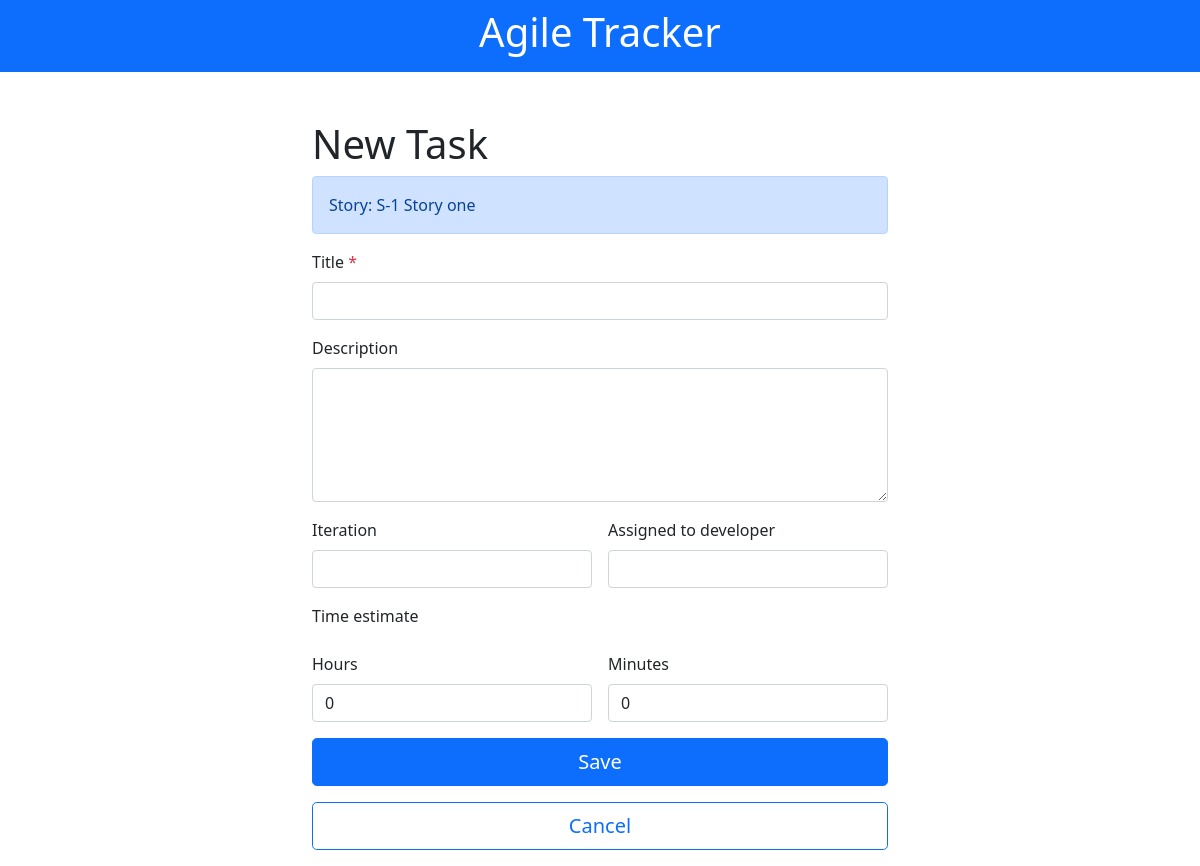
The page /task/create?story_id=1 on the database as committed earlier.
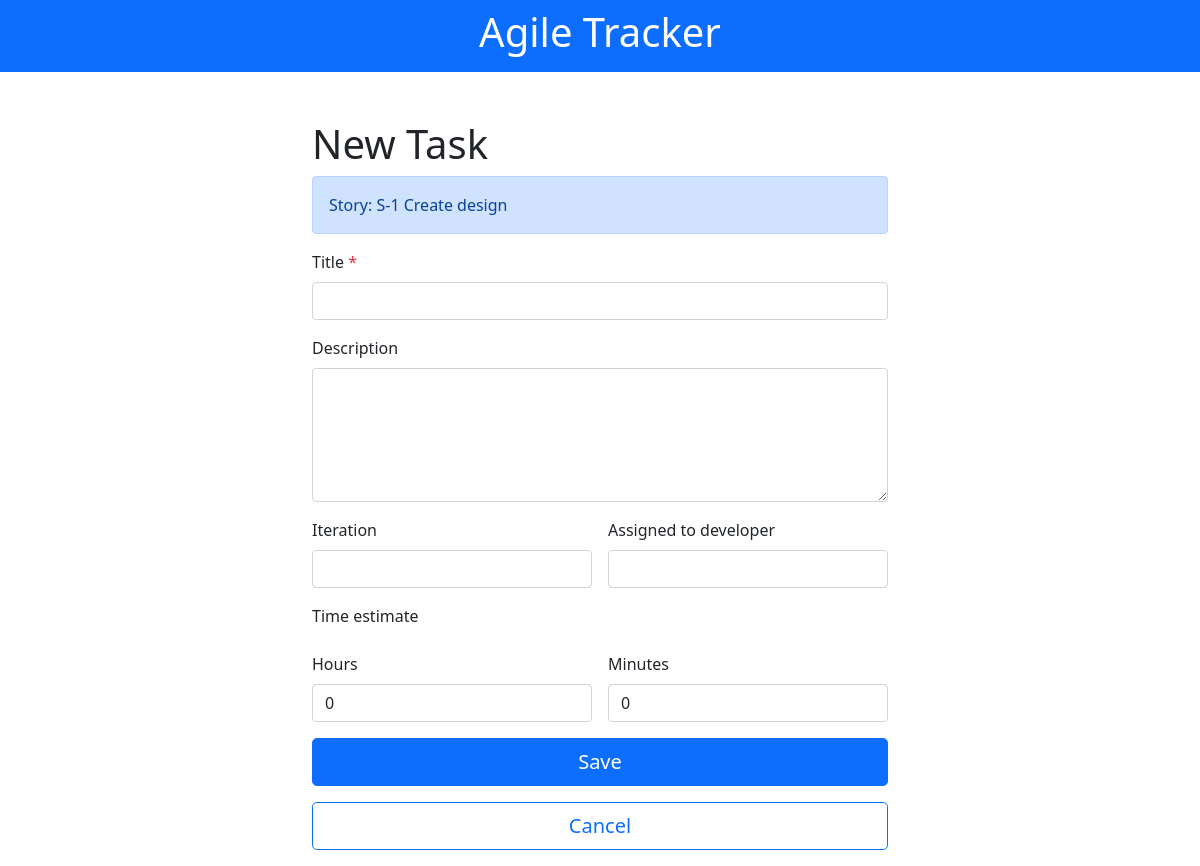
The same page on the database as committed later.
### tables this page shows
CREATE TABLE stories (id INTEGER PRIMARY KEY AUTOINCREMENT, 
                    title CHAR NOT NULL,
                    content CHAR, 
                    estimate NUMERIC, 
                    created TIMESTAMP NOT NULL DEFAULT CURRENT_TIMESTAMP, 
                    modified TIMESTAMP NOT NULL DEFAULT CURRENT_TIMESTAMP, 
                    TIMESTAMP NOT NULL DEFAULT CURRENT_TIMESTAMP);

### flaskr/task.py (the view, shortened to what this page needs)
@bp.route('/create', methods=('GET', 'POST'))
def create_task():
    story_id = request.args.get('story_id')
    story = get_db().execute(
        'SELECT id, title, content FROM stories WHERE id = ?', (story_id,)).fetchone()
    dev_names = [dev['name_surname'] for dev in get_devs()]
    return render_template('task/create.html', story_id=story_id, story=story, developers=dev_names)

### flaskr/db.py (called while the page is built)
def get_db():
    if 'db' not in g:
        g.db = sqlite3.connect(
            current_app.config['DATABASE'],
            detect_types=sqlite3.PARSE_DECLTYPES
        )
        g.db.row_factory = sqlite3.Row
    return g.db

def get_devs():
    db = get_db()
    devs = db.execute('SELECT id, name_surname FROM developers ORDER BY id ASC').fetchall()
    return devs

### flaskr/templates/task/create.html (shortened to what this page needs)
{% extends 'base.html' %}
{% block body %}
<div class="col-12">
  <h1>New Task</h1>
  <div class="alert alert-primary">
    Story: S-{{ story_id }} {{ story['title'] }}
  </div>
  <form method="post" class="needs-validation" novalidate>
    <div class="row g-3">
    <div class="col-12">
      <label for="title" class="form-label">Title <span class="text-danger">*</span></label>
      <input name="title" id="title" class="form-control" value="{{ request.form['title'] }}" required>
    </div>
    <div class="col-12">
      <label for="content" class="form-label">Description</label>
      <textarea name="content" rows="5" id="content" class="form-control">{{ request.form['content'] }}</textarea>
    </div>
    <div class="col-6">
      <label for="iteration" class="form-label">Iteration</label>
      <input name="iteration" id="iteration" class="form-control" value="{{ request.form['iteration'] }}" >
    </div>
    <div class="col-6">
      <label for="developer" class="form-label">Assigned to developer</label>
      <select name="developer" id="developer" class="form-control">
        <option value=""></option>
        {% for developer in developers %}
            <option value="{{ developer }}">{{ developer }}</option>
        {% endfor %}
    </select>
    </div>
    <label for="estimate" class="form-label">Time estimate</label>
    <div class="col-6">
      <label for="hours" class="form-label">Hours</label>
      <input name="hours" id="hours" class="form-control" value="0" onkeypress="return isNumber(event)" onpaste="return false;" required>
    </div>
    <div class="col-6">
      <label for="mintues" class="form-label">Minutes</label>
      <input name="minutes" id="minutes" class="form-control" value="0" onkeypress="return isNumber(event)" onpaste="return false;" required>
    </div>
    <div class="col-12">
    <input type="submit" class="w-100 btn btn-primary btn-lg" value="Save">
    </div>
    <div class="col-12">
      <a class="action w-100 btn btn-outline-primary btn-lg" onclick="history.back(-1)" >
      Cancel
    </a>
      </div>
  </div>
  </form>
</div>
{% endblock %}

Rows that differ between the two databases and show on the page:
changed stories: title "Story one" → "Create design"
